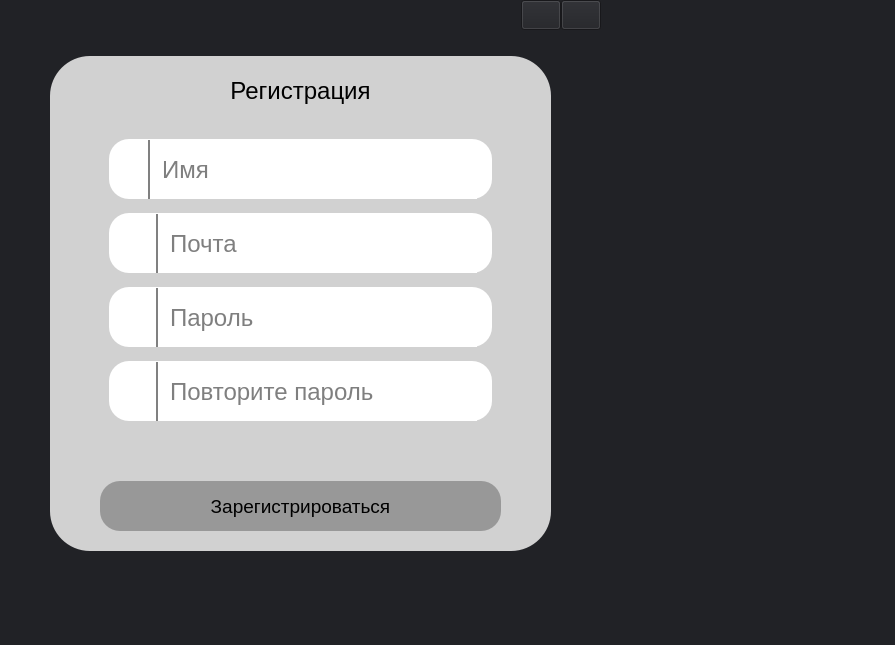
<?xml version="1.0" encoding="UTF-8"?>
<ui version="4.0">
 <class>Form</class>
 <widget class="QWidget" name="Form">
  <property name="geometry">
   <rect>
    <x>0</x>
    <y>0</y>
    <width>895</width>
    <height>645</height>
   </rect>
  </property>
  <property name="minimumSize">
   <size>
    <width>0</width>
    <height>56</height>
   </size>
  </property>
  <property name="windowTitle">
   <string>Form</string>
  </property>
  <property name="styleSheet">
   <string notr="true">background:#212226;</string>
  </property>
  <widget class="QWidget" name="verticalLayoutWidget">
   <property name="geometry">
    <rect>
     <x>0</x>
     <y>0</y>
     <width>601</width>
     <height>621</height>
    </rect>
   </property>
   <layout class="QVBoxLayout" name="verticalLayout">
    <item>
     <widget class="QWidget" name="horizontalWidget" native="true">
      <property name="maximumSize">
       <size>
        <width>16777215</width>
        <height>30</height>
       </size>
      </property>
      <layout class="QHBoxLayout" name="horizontalLayout_8">
       <property name="spacing">
        <number>0</number>
       </property>
       <property name="leftMargin">
        <number>0</number>
       </property>
       <property name="topMargin">
        <number>0</number>
       </property>
       <property name="rightMargin">
        <number>0</number>
       </property>
       <property name="bottomMargin">
        <number>0</number>
       </property>
       <item>
        <spacer name="horizontalSpacer_3">
         <property name="orientation">
          <enum>Qt::Horizontal</enum>
         </property>
         <property name="sizeHint" stdset="0">
          <size>
           <width>40</width>
           <height>20</height>
          </size>
         </property>
        </spacer>
       </item>
       <item>
        <widget class="QPushButton" name="Roll_Up_Reg">
         <property name="minimumSize">
          <size>
           <width>40</width>
           <height>30</height>
          </size>
         </property>
         <property name="font">
          <font>
           <pointsize>9</pointsize>
          </font>
         </property>
         <property name="text">
          <string/>
         </property>
         <property name="icon">
          <iconset>
           <normaloff>../Image/window_minimize_icon.svg</normaloff>../Image/window_minimize_icon.svg</iconset>
         </property>
         <property name="checkable">
          <bool>false</bool>
         </property>
         <property name="autoDefault">
          <bool>false</bool>
         </property>
         <property name="default">
          <bool>false</bool>
         </property>
         <property name="flat">
          <bool>false</bool>
         </property>
        </widget>
       </item>
       <item>
        <widget class="QPushButton" name="Exit_Reg">
         <property name="minimumSize">
          <size>
           <width>40</width>
           <height>30</height>
          </size>
         </property>
         <property name="maximumSize">
          <size>
           <width>40</width>
           <height>30</height>
          </size>
         </property>
         <property name="font">
          <font>
           <pointsize>10</pointsize>
           <stylestrategy>PreferDefault</stylestrategy>
          </font>
         </property>
         <property name="styleSheet">
          <string notr="true"/>
         </property>
         <property name="text">
          <string/>
         </property>
         <property name="icon">
          <iconset>
           <normaloff>../Image/application_exit_icon.svg</normaloff>../Image/application_exit_icon.svg</iconset>
         </property>
        </widget>
       </item>
      </layout>
     </widget>
    </item>
    <item>
     <layout class="QHBoxLayout" name="horizontalLayout">
      <property name="spacing">
       <number>15</number>
      </property>
      <property name="leftMargin">
       <number>50</number>
      </property>
      <property name="topMargin">
       <number>20</number>
      </property>
      <property name="rightMargin">
       <number>50</number>
      </property>
      <property name="bottomMargin">
       <number>70</number>
      </property>
      <item>
       <widget class="QWidget" name="verticalWidget_2" native="true">
        <property name="styleSheet">
         <string notr="true">background:#D1D1D1;border-radius:40px;</string>
        </property>
        <layout class="QVBoxLayout" name="verticalLayout_2">
         <property name="spacing">
          <number>14</number>
         </property>
         <property name="leftMargin">
          <number>50</number>
         </property>
         <property name="topMargin">
          <number>10</number>
         </property>
         <property name="rightMargin">
          <number>50</number>
         </property>
         <property name="bottomMargin">
          <number>20</number>
         </property>
         <item>
          <widget class="QLabel" name="label">
           <property name="maximumSize">
            <size>
             <width>16777215</width>
             <height>50</height>
            </size>
           </property>
           <property name="font">
            <font>
             <pointsize>18</pointsize>
            </font>
           </property>
           <property name="styleSheet">
            <string notr="true"/>
           </property>
           <property name="text">
            <string>Регистрация</string>
           </property>
           <property name="alignment">
            <set>Qt::AlignCenter</set>
           </property>
          </widget>
         </item>
         <item>
          <widget class="QWidget" name="verticalWidget_2" native="true">
           <property name="maximumSize">
            <size>
             <width>16777215</width>
             <height>350</height>
            </size>
           </property>
           <layout class="QVBoxLayout" name="verticalLayout_3">
            <property name="spacing">
             <number>14</number>
            </property>
            <item>
             <widget class="QWidget" name="horizontalWidget_2" native="true">
              <property name="maximumSize">
               <size>
                <width>16777215</width>
                <height>60</height>
               </size>
              </property>
              <property name="styleSheet">
               <string notr="true">background:#FFFFFF;border-radius:20px;</string>
              </property>
              <layout class="QHBoxLayout" name="horizontalLayout_2">
               <property name="spacing">
                <number>2</number>
               </property>
               <property name="leftMargin">
                <number>5</number>
               </property>
               <property name="topMargin">
                <number>1</number>
               </property>
               <property name="rightMargin">
                <number>15</number>
               </property>
               <property name="bottomMargin">
                <number>4</number>
               </property>
               <item>
                <widget class="QPushButton" name="pushButton">
                 <property name="focusPolicy">
                  <enum>Qt::NoFocus</enum>
                 </property>
                 <property name="styleSheet">
                  <string notr="true">padding:10px 0px 10px 0px;border:none;</string>
                 </property>
                 <property name="text">
                  <string/>
                 </property>
                 <property name="icon">
                  <iconset>
                   <normaloff>../Image/person-fill (1).svg</normaloff>../Image/person-fill (1).svg</iconset>
                 </property>
                 <property name="iconSize">
                  <size>
                   <width>40</width>
                   <height>40</height>
                  </size>
                 </property>
                </widget>
               </item>
               <item>
                <widget class="QLineEdit" name="NameRegister">
                 <property name="minimumSize">
                  <size>
                   <width>0</width>
                   <height>60</height>
                  </size>
                 </property>
                 <property name="maximumSize">
                  <size>
                   <width>16777215</width>
                   <height>60</height>
                  </size>
                 </property>
                 <property name="font">
                  <font>
                   <pointsize>18</pointsize>
                  </font>
                 </property>
                 <property name="layoutDirection">
                  <enum>Qt::LeftToRight</enum>
                 </property>
                 <property name="styleSheet">
                  <string notr="true">border-left:2px solid grey;border-radius:0px;padding-left:10px</string>
                 </property>
                 <property name="text">
                  <string/>
                 </property>
                 <property name="maxLength">
                  <number>255</number>
                 </property>
                 <property name="frame">
                  <bool>false</bool>
                 </property>
                 <property name="alignment">
                  <set>Qt::AlignLeading|Qt::AlignLeft|Qt::AlignVCenter</set>
                 </property>
                 <property name="placeholderText">
                  <string>Имя</string>
                 </property>
                </widget>
               </item>
              </layout>
             </widget>
            </item>
            <item>
             <widget class="QWidget" name="horizontalWidget_3" native="true">
              <property name="maximumSize">
               <size>
                <width>16777215</width>
                <height>60</height>
               </size>
              </property>
              <property name="styleSheet">
               <string>background:#FFFFFF;border-radius:20px;</string>
              </property>
              <layout class="QHBoxLayout" name="horizontalLayout_3">
               <property name="spacing">
                <number>2</number>
               </property>
               <property name="leftMargin">
                <number>5</number>
               </property>
               <property name="topMargin">
                <number>1</number>
               </property>
               <property name="rightMargin">
                <number>15</number>
               </property>
               <property name="bottomMargin">
                <number>1</number>
               </property>
               <item>
                <widget class="QPushButton" name="pushButton_2">
                 <property name="minimumSize">
                  <size>
                   <width>40</width>
                   <height>40</height>
                  </size>
                 </property>
                 <property name="focusPolicy">
                  <enum>Qt::NoFocus</enum>
                 </property>
                 <property name="styleSheet">
                  <string notr="true">padding:10px 0px 10px 0px;border:none;</string>
                 </property>
                 <property name="text">
                  <string/>
                 </property>
                 <property name="icon">
                  <iconset>
                   <normaloff>../Image/envelope-fill (1).svg</normaloff>../Image/envelope-fill (1).svg</iconset>
                 </property>
                 <property name="iconSize">
                  <size>
                   <width>40</width>
                   <height>40</height>
                  </size>
                 </property>
                </widget>
               </item>
               <item>
                <widget class="QLineEdit" name="EmailRegister">
                 <property name="minimumSize">
                  <size>
                   <width>0</width>
                   <height>60</height>
                  </size>
                 </property>
                 <property name="maximumSize">
                  <size>
                   <width>16777215</width>
                   <height>60</height>
                  </size>
                 </property>
                 <property name="font">
                  <font>
                   <pointsize>18</pointsize>
                  </font>
                 </property>
                 <property name="layoutDirection">
                  <enum>Qt::LeftToRight</enum>
                 </property>
                 <property name="styleSheet">
                  <string notr="true">border-left:2px solid grey;border-radius:0px;padding-left:10px</string>
                 </property>
                 <property name="text">
                  <string/>
                 </property>
                 <property name="maxLength">
                  <number>255</number>
                 </property>
                 <property name="frame">
                  <bool>false</bool>
                 </property>
                 <property name="alignment">
                  <set>Qt::AlignLeading|Qt::AlignLeft|Qt::AlignVCenter</set>
                 </property>
                 <property name="placeholderText">
                  <string>Почта</string>
                 </property>
                </widget>
               </item>
              </layout>
             </widget>
            </item>
            <item>
             <widget class="QWidget" name="horizontalWidget_4" native="true">
              <property name="maximumSize">
               <size>
                <width>16777215</width>
                <height>60</height>
               </size>
              </property>
              <property name="styleSheet">
               <string>background:#FFFFFF;border-radius:20px;</string>
              </property>
              <layout class="QHBoxLayout" name="horizontalLayout_4">
               <property name="spacing">
                <number>2</number>
               </property>
               <property name="leftMargin">
                <number>5</number>
               </property>
               <property name="topMargin">
                <number>1</number>
               </property>
               <property name="rightMargin">
                <number>15</number>
               </property>
               <property name="bottomMargin">
                <number>1</number>
               </property>
               <item>
                <widget class="QPushButton" name="PasswordIconRegister">
                 <property name="minimumSize">
                  <size>
                   <width>40</width>
                   <height>40</height>
                  </size>
                 </property>
                 <property name="focusPolicy">
                  <enum>Qt::NoFocus</enum>
                 </property>
                 <property name="styleSheet">
                  <string notr="true">padding:10px 0px 10px 0px;border:none;</string>
                 </property>
                 <property name="text">
                  <string/>
                 </property>
                 <property name="icon">
                  <iconset>
                   <normaloff>../Image/lock-fill (1).svg</normaloff>../Image/lock-fill (1).svg</iconset>
                 </property>
                 <property name="iconSize">
                  <size>
                   <width>40</width>
                   <height>40</height>
                  </size>
                 </property>
                </widget>
               </item>
               <item>
                <widget class="QLineEdit" name="PasswordRegister">
                 <property name="minimumSize">
                  <size>
                   <width>0</width>
                   <height>60</height>
                  </size>
                 </property>
                 <property name="maximumSize">
                  <size>
                   <width>16777215</width>
                   <height>60</height>
                  </size>
                 </property>
                 <property name="font">
                  <font>
                   <pointsize>18</pointsize>
                  </font>
                 </property>
                 <property name="layoutDirection">
                  <enum>Qt::LeftToRight</enum>
                 </property>
                 <property name="styleSheet">
                  <string notr="true">border-left:2px solid grey;border-radius:0px;padding-left:10px</string>
                 </property>
                 <property name="text">
                  <string/>
                 </property>
                 <property name="maxLength">
                  <number>255</number>
                 </property>
                 <property name="frame">
                  <bool>false</bool>
                 </property>
                 <property name="echoMode">
                  <enum>QLineEdit::Password</enum>
                 </property>
                 <property name="alignment">
                  <set>Qt::AlignLeading|Qt::AlignLeft|Qt::AlignVCenter</set>
                 </property>
                 <property name="placeholderText">
                  <string>Пароль</string>
                 </property>
                </widget>
               </item>
              </layout>
             </widget>
            </item>
            <item>
             <widget class="QWidget" name="horizontalWidget_5" native="true">
              <property name="maximumSize">
               <size>
                <width>16777215</width>
                <height>60</height>
               </size>
              </property>
              <property name="styleSheet">
               <string>background:#FFFFFF;border-radius:20px;</string>
              </property>
              <layout class="QHBoxLayout" name="horizontalLayout_5">
               <property name="spacing">
                <number>2</number>
               </property>
               <property name="leftMargin">
                <number>5</number>
               </property>
               <property name="topMargin">
                <number>1</number>
               </property>
               <property name="rightMargin">
                <number>15</number>
               </property>
               <property name="bottomMargin">
                <number>1</number>
               </property>
               <item>
                <widget class="QPushButton" name="pushButton_4">
                 <property name="minimumSize">
                  <size>
                   <width>40</width>
                   <height>40</height>
                  </size>
                 </property>
                 <property name="focusPolicy">
                  <enum>Qt::NoFocus</enum>
                 </property>
                 <property name="styleSheet">
                  <string notr="true">padding:10px 0px 10px 0px;border:none;</string>
                 </property>
                 <property name="text">
                  <string/>
                 </property>
                 <property name="icon">
                  <iconset>
                   <normaloff>../Image/lock-fill (1).svg</normaloff>../Image/lock-fill (1).svg</iconset>
                 </property>
                 <property name="iconSize">
                  <size>
                   <width>40</width>
                   <height>40</height>
                  </size>
                 </property>
                 <property name="checkable">
                  <bool>false</bool>
                 </property>
                 <property name="checked">
                  <bool>false</bool>
                 </property>
                </widget>
               </item>
               <item>
                <widget class="QLineEdit" name="RepeatPasswordRegister">
                 <property name="minimumSize">
                  <size>
                   <width>0</width>
                   <height>60</height>
                  </size>
                 </property>
                 <property name="maximumSize">
                  <size>
                   <width>16777215</width>
                   <height>60</height>
                  </size>
                 </property>
                 <property name="font">
                  <font>
                   <pointsize>18</pointsize>
                  </font>
                 </property>
                 <property name="layoutDirection">
                  <enum>Qt::LeftToRight</enum>
                 </property>
                 <property name="styleSheet">
                  <string notr="true">border-left:2px solid grey;border-radius:0px;padding-left:10px</string>
                 </property>
                 <property name="text">
                  <string/>
                 </property>
                 <property name="maxLength">
                  <number>255</number>
                 </property>
                 <property name="frame">
                  <bool>false</bool>
                 </property>
                 <property name="echoMode">
                  <enum>QLineEdit::Password</enum>
                 </property>
                 <property name="alignment">
                  <set>Qt::AlignLeading|Qt::AlignLeft|Qt::AlignVCenter</set>
                 </property>
                 <property name="placeholderText">
                  <string>Повторите пароль</string>
                 </property>
                </widget>
               </item>
              </layout>
             </widget>
            </item>
            <item>
             <widget class="QLabel" name="Error_reg">
              <property name="maximumSize">
               <size>
                <width>400</width>
                <height>16777215</height>
               </size>
              </property>
              <property name="font">
               <font>
                <pointsize>14</pointsize>
               </font>
              </property>
              <property name="text">
               <string/>
              </property>
              <property name="wordWrap">
               <bool>true</bool>
              </property>
             </widget>
            </item>
           </layout>
          </widget>
         </item>
         <item>
          <widget class="QPushButton" name="Register_button">
           <property name="minimumSize">
            <size>
             <width>0</width>
             <height>50</height>
            </size>
           </property>
           <property name="font">
            <font>
             <pointsize>14</pointsize>
            </font>
           </property>
           <property name="styleSheet">
            <string notr="true">background:#989898;border-radius:20px;</string>
           </property>
           <property name="text">
            <string>Зарегистрироваться</string>
           </property>
          </widget>
         </item>
        </layout>
       </widget>
      </item>
     </layout>
    </item>
   </layout>
  </widget>
 </widget>
 <resources/>
 <connections/>
</ui>
